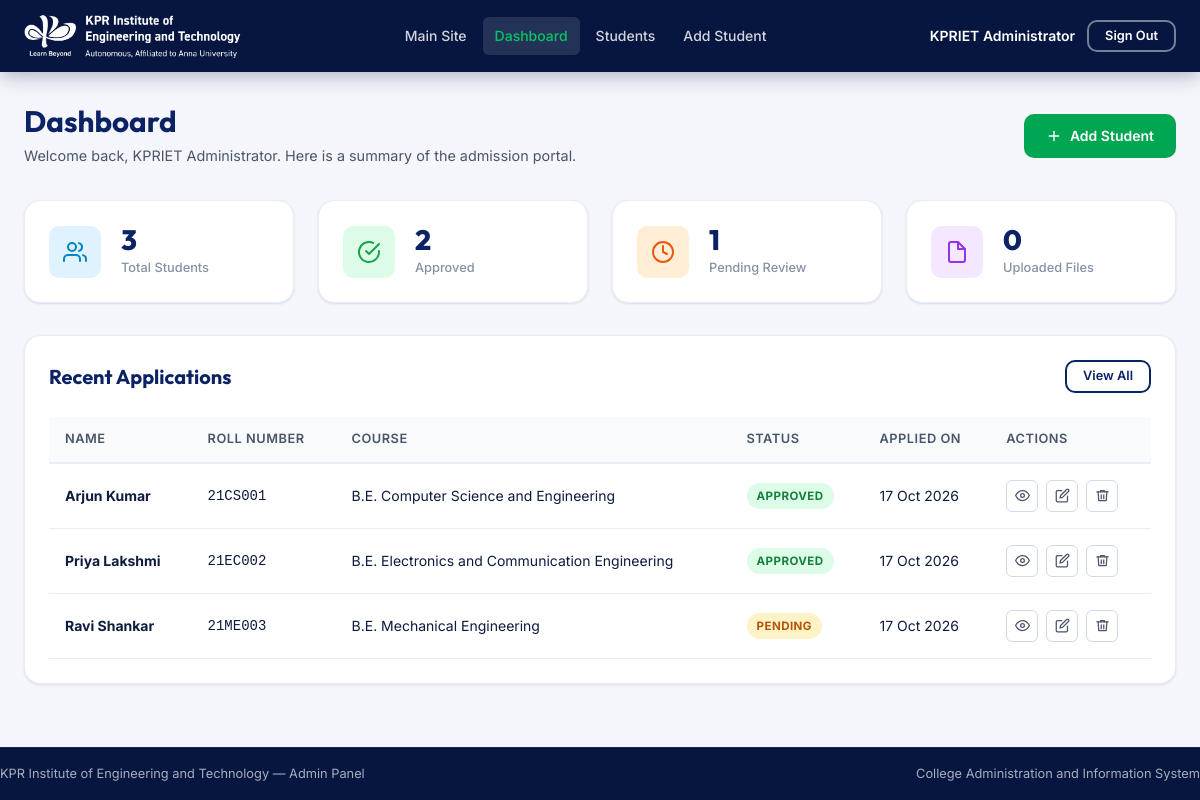
/Q2_College_Admin/dashboard.php (signed in), run on the app's committed database.
### tables this page shows
CREATE TABLE IF NOT EXISTS students (
  id                  INT UNSIGNED AUTO_INCREMENT PRIMARY KEY,
  full_name           VARCHAR(150) NOT NULL,
  roll_number         VARCHAR(30)  NOT NULL UNIQUE,
  email               VARCHAR(255) NOT NULL UNIQUE,
  phone               VARCHAR(20)  NOT NULL,
  alt_phone           VARCHAR(20)  DEFAULT NULL,
  date_of_birth       DATE         DEFAULT NULL,
  gender              ENUM('male','female','other','prefer-not') DEFAULT NULL,
  nationality         VARCHAR(80)  DEFAULT 'Indian',
  address             TEXT         DEFAULT NULL,
  city                VARCHAR(100) DEFAULT NULL,
  pincode             VARCHAR(10)  DEFAULT NULL,
   
  sslc_school         VARCHAR(200) DEFAULT NULL,
  sslc_year           SMALLINT     DEFAULT NULL,
  sslc_percentage     DECIMAL(5,2) DEFAULT NULL,
  hsc_school          VARCHAR(200) DEFAULT NULL,
  hsc_year            SMALLINT     DEFAULT NULL,
  hsc_percentage      DECIMAL(5,2) DEFAULT NULL,
  hsc_stream          VARCHAR(50)  DEFAULT NULL,
  maths_percentage    DECIMAL(5,2) DEFAULT NULL,
   
  course              VARCHAR(100) NOT NULL,
  alternative_course  VARCHAR(100) DEFAULT NULL,
  admission_category  VARCHAR(50)  DEFAULT 'general',
   
  portal_password_hash VARCHAR(255) DEFAULT NULL,
   
  admission_status    ENUM('pending','approved','rejected') NOT NULL DEFAULT 'pending',
  created_at          DATETIME NOT NULL DEFAULT CURRENT_TIMESTAMP,
  updated_at          DATETIME NOT NULL DEFAULT CURRENT_TIMESTAMP ON UPDATE CURRENT_TIMESTAMP,
  INDEX idx_student_email       (email),
  INDEX idx_student_roll        (roll_number),
  INDEX idx_student_course      (course),
  INDEX idx_student_status      (admission_status)
);

### Q2_College_Admin/config/auth.php (called while the page is built, shortened)
<?php
function current_admin(): ?array {
    return [
        'id'        => $_SESSION['admin_id'],
        'username'  => $_SESSION['admin_username'] ?? '',
        'full_name' => $_SESSION['admin_name']     ?? '',
    ];
}
function h(mixed $val): string {
    return htmlspecialchars((string)$val, ENT_QUOTES | ENT_SUBSTITUTE, 'UTF-8');
}

### Q2_College_Admin/dashboard.php (the view, shortened to what this page needs)
<?php
$activeNav = 'dashboard';
require_once __DIR__ . '/config/auth.php';
$pdo = db();
$stats = [
    'total'    => (int)$pdo->query('SELECT COUNT(*) FROM students')->fetchColumn(),
    'approved' => (int)$pdo->query("SELECT COUNT(*) FROM students WHERE admission_status = 'approved'")->fetchColumn(),
    'pending'  => (int)$pdo->query("SELECT COUNT(*) FROM students WHERE admission_status = 'pending'")->fetchColumn(),
    'files'    => (int)$pdo->query('SELECT COUNT(*) FROM student_files')->fetchColumn(),
];
$recent = $pdo->query(
    'SELECT id, full_name, roll_number, course, admission_status, created_at
     FROM students ORDER BY created_at DESC LIMIT 8'
)->fetchAll();
require __DIR__ . '/includes/header.php';
?>
  <div class="container admin-container">
    <div class="page-header">
      <div>
        <h1>Dashboard</h1>
        <p class="page-subtitle">Welcome back, <?= h(current_admin()['full_name']) ?>. Here is a summary of the admission portal.</p>
      </div>
      <a href="add_student.php" class="btn btn-primary" id="addStudentBtn">
        <svg width="16" height="16" viewBox="0 0 24 24" fill="none" stroke="currentColor" stroke-width="2" stroke-linecap="round" stroke-linejoin="round" aria-hidden="true"><line x1="12" y1="5" x2="12" y2="19"/><line x1="5" y1="12" x2="19" y2="12"/></svg>
        Add Student
      </a>
    </div>
    <div class="stats-grid">
      <div class="stat-card">
        <div class="stat-card__icon stat-card__icon--blue">
        </div>
        <div>
          <div class="stat-card__num"><?= $stats['total'] ?></div>
          <div class="stat-card__label">Total Students</div>
        </div>
      </div>
      <div class="stat-card">
        <div class="stat-card__icon stat-card__icon--green">
          <svg width="24" height="24" viewBox="0 0 24 24" fill="none" stroke="currentColor" stroke-width="2" stroke-linecap="round" stroke-linejoin="round" aria-hidden="true"><path d="M22 11.08V12a10 10 0 1 1-5.93-9.14"/><polyline points="22 4 12 14.01 9 11.01"/></svg>
        </div>
        <div>
          <div class="stat-card__num"><?= $stats['approved'] ?></div>
          <div class="stat-card__label">Approved</div>
        </div>
      </div>
      <div class="stat-card">
        <div class="stat-card__icon stat-card__icon--orange">
          <svg width="24" height="24" viewBox="0 0 24 24" fill="none" stroke="currentColor" stroke-width="2" stroke-linecap="round" stroke-linejoin="round" aria-hidden="true"><circle cx="12" cy="12" r="10"/><polyline points="12 6 12 12 16 14"/></svg>
        </div>
        <div>
          <div class="stat-card__num"><?= $stats['pending'] ?></div>
          <div class="stat-card__label">Pending Review</div>
        </div>
      </div>
      <div class="stat-card">
        <div class="stat-card__icon stat-card__icon--purple">
          <svg width="24" height="24" viewBox="0 0 24 24" fill="none" stroke="currentColor" stroke-width="2" stroke-linecap="round" stroke-linejoin="round" aria-hidden="true"><path d="M13 2H6a2 2 0 0 0-2 2v16a2 2 0 0 0 2 2h12a2 2 0 0 0 2-2V9z"/><polyline points="13 2 13 9 20 9"/></svg>
        </div>
        <div>
          <div class="stat-card__num"><?= $stats['files'] ?></div>
          <div class="stat-card__label">Uploaded Files</div>
        </div>
      </div>
    </div>
    <div class="admin-card">
      <div class="admin-card__header">
        <h2>Recent Applications</h2>
        <a href="students.php" class="btn btn-outline-primary btn-sm">View All</a>
      </div>
      <?php if (empty($recent)): ?>
        <div class="empty-state">
          <svg width="48" height="48" viewBox="0 0 24 24" fill="none" stroke="currentColor" stroke-width="1.5" stroke-linecap="round" stroke-linejoin="round" aria-hidden="true"><path d="M17 21v-2a4 4 0 0 0-4-4H5a4 4 0 0 0-4 4v2"/><circle cx="9" cy="7" r="4"/><path d="M23 21v-2a4 4 0 0 0-3-3.87"/><path d="M16 3.13a4 4 0 0 1 0 7.75"/></svg>
          <p>No student records found. <a href="add_student.php">Add the first student.</a></p>
        </div>
      <?php else: ?>
        <div class="table-wrapper">
          <table class="data-table" role="table">
            <thead>
              <tr>
                <th scope="col">Name</th>
                <th scope="col">Roll Number</th>
                <th scope="col">Course</th>
                <th scope="col">Status</th>
                <th scope="col">Applied On</th>
                <th scope="col">Actions</th>
              </tr>
            </thead>
            <tbody>
              <?php foreach ($recent as $s): ?>
                <tr>
                  <td><strong><?= h($s['full_name']) ?></strong></td>
                  <td><code><?= h($s['roll_number']) ?></code></td>
                  <td><?= h($s['course']) ?></td>
                  <td>
                    <span class="badge badge-status badge-status--<?= h($s['admission_status']) ?>">
                      <?= h(ucfirst($s['admission_status'])) ?>
                    </span>
                  </td>
                  <td><?= h(date('d M Y', strtotime($s['created_at']))) ?></td>
                  <td class="actions">
                    <a href="view_student.php?id=<?= (int)$s['id'] ?>" class="action-btn action-btn--view" title="View student">
                      <svg width="15" height="15" viewBox="0 0 24 24" fill="none" stroke="currentColor" stroke-width="2" stroke-linecap="round" stroke-linejoin="round" aria-hidden="true"><path d="M1 12s4-8 11-8 11 8 11 8-4 8-11 8-11-8-11-8z"/><circle cx="12" cy="12" r="3"/></svg>
                    </a>
                    <a href="edit_student.php?id=<?= (int)$s['id'] ?>" class="action-btn action-btn--edit" title="Edit student">
                      <svg width="15" height="15" viewBox="0 0 24 24" fill="none" stroke="currentColor" stroke-width="2" stroke-linecap="round" stroke-linejoin="round" aria-hidden="true"><path d="M11 4H4a2 2 0 0 0-2 2v14a2 2 0 0 0 2 2h14a2 2 0 0 0 2-2v-7"/><path d="M18.5 2.5a2.121 2.121 0 0 1 3 3L12 15l-4 1 1-4 9.5-9.5z"/></svg>
                    </a>
                    <a href="delete_student.php?id=<?= (int)$s['id'] ?>" class="action-btn action-btn--delete" title="Delete student"
                       onclick="return confirm('Delete <?= h(addslashes($s['full_name'])) ?>? This cannot be undone.')">
                      <svg width="15" height="15" viewBox="0 0 24 24" fill="none" stroke="currentColor" stroke-width="2" stroke-linecap="round" stroke-linejoin="round" aria-hidden="true"><polyline points="3 6 5 6 21 6"/><path d="M19 6l-1 14H6L5 6"/><path d="M10 11v6"/><path d="M14 11v6"/><path d="M9 6V4h6v2"/></svg>
                    </a>
                  </td>
                </tr>
              <?php endforeach; ?>
            </tbody>
          </table>
        </div>
      <?php endif; ?>
    </div>
  </div>
<?php require __DIR__ . '/includes/footer.php'; ?>

### Q2_College_Admin/includes/header.php (shortened to what this page needs)
<?php
require_once dirname(__DIR__) . '/config/auth.php';
$admin = current_admin();
$activeNav    = $activeNav ?? '';
?>
<!DOCTYPE html>
<html lang="en">
<head>
  <link rel="stylesheet" href="../assets/css/shared.css">
  <link rel="stylesheet" href="../style.css">
</head>
<body class="admin-body">
  <header class="site-header admin-header" role="banner">
    <div class="nav-inner">
      <a href="../index.html" class="nav-logo" aria-label="KPRIET Home">
        <img src="../kprietLogo.png" alt="KPR Institute of Engineering and Technology Logo">
      </a>
      <nav class="nav-links" id="navLinks" role="navigation" aria-label="Admin navigation">
        <a href="../index.html">Main Site</a>
        <a href="dashboard.php"   class="<?= $activeNav==='dashboard'?'active':'' ?>">Dashboard</a>
        <a href="students.php"    class="<?= $activeNav==='students' ?'active':'' ?>">Students</a>
        <a href="add_student.php" class="<?= $activeNav==='add'      ?'active':'' ?>">Add Student</a>
      </nav>
      <div class="nav-actions">
        <?php if ($admin): ?>
          <span class="admin-name"><?= h($admin['full_name']) ?></span>
          <a href="auth/logout.php" class="btn btn-secondary btn-sm">Sign Out</a>
        <?php endif; ?>
      </div>
    </div>
  </header>
  <main class="admin-main" role="main">

### Q2_College_Admin/includes/footer.php (shortened to what this page needs)
  </main>
  <footer class="admin-footer" role="contentinfo">
    <div class="container">
      <span>KPR Institute of Engineering and Technology &mdash; Admin Panel</span>
      <span>College Administration and Information System</span>
    </div>
  </footer>
</body>
</html>

### data on the page
students: full_name "Arjun Kumar", roll_number "21CS001", course "B.E. Computer Science and Engineering", admission_status "APPROVED", created_at "17 Oct 2026"
students: full_name "Priya Lakshmi", roll_number "21EC002", course "B.E. Electronics and Communication Engineering", admission_status "APPROVED", created_at "17 Oct 2026"
students: full_name "Ravi Shankar", roll_number "21ME003", course "B.E. Mechanical Engineering", admission_status "PENDING", created_at "17 Oct 2026"

### other printed values
$admin['full_name'] "KPRIET Administrator"
current_admin()['full_name'] "KPRIET Administrator"
$stats['total'] "3"
$stats['approved'] "2"
$stats['pending'] "1"
$stats['files'] "0"
